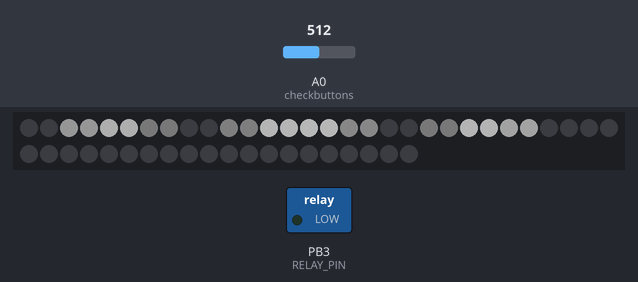
The sketch below on a simulated ATtiny85, built with avr-gcc and run on an emulated ATtiny85. Shown: 50 RGB LEDs in strip order, left to right, continuing on the next row, switched loads named in the sketch (green lamp = pin HIGH). Inputs (shaded band) come from the test bench; at power-on: A0 (checkbuttons) = 512. Dim RGB values are drawn brighter than linear; the strip is taken to match the declared colour order; random numbers use the default seed unless the sketch sets one.

Above: at 0.07 s.
At 1.24 s:
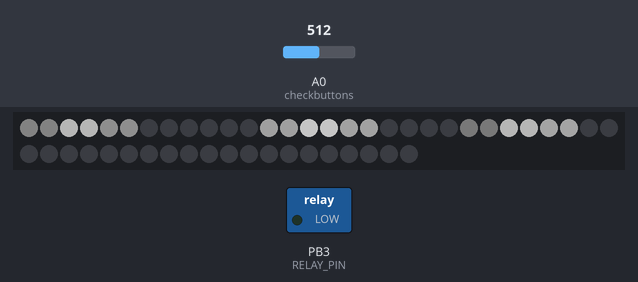
1.3 s: A0 (checkbuttons) set to 493
At 2.5 s:
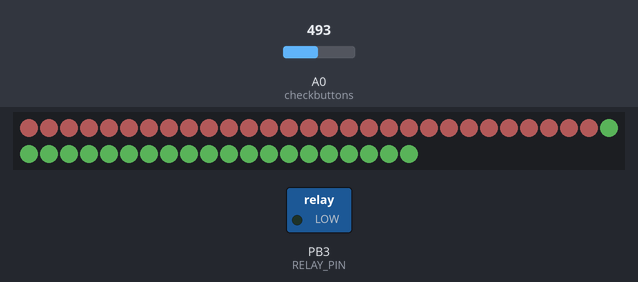
Timing chart, 0 to 4.3 s (numbered marks = the images above; inputs shaded):
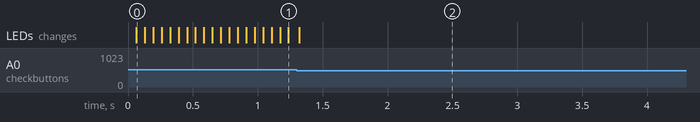

Measured:
- the behaviour switches between 512 and 511 on A0 (checkbuttons) (found by bisection; images 1 and 2)

The sketch:

storefront.ino
```cpp
// storefront.ino - main arduino sketch for storefront lighting project
// note this won't compile if it's stored on OneDrive
#include <Adafruit_NeoPixel.h>
#ifdef __AVR__
  #include <avr/power.h>
  #include <math.h>
#endif


// installation-specific constants - adjust these when using a different strip length
#define OUTPUT_PIN 5
#define RELAY_PIN 3
#define BANK1_START 0
#define BANK1_END 28
#define BANK2_START 29
#define BANK2_END 49
#define BUTTON_AVAILABLE true

// Multiglow constants
#define BRI 30
#define NUMBLOBS 4
#define COLOR_INCR_R 0.137
#define COLOR_INCR_B 0.155
#define COLOR_INCR_G 0.174
#define MULTIGLOW_THETA_INCR 0.003
#define BLOB_THETA_INCR 0.01
#define BLOB_MAX_VEL 0.005
#define BLOB_SPATIAL_DECAY 400
#define BLOB_SUBSAMPLE 2
#define FIRE_GREEN_LIMIT 0.75

// program
static int programnum = 0;
#define NUMPROGRAMS 4
// buttons
static int button1state = 0;
// multiglow
static float bloblocs[NUMBLOBS];
static float blobvels[NUMBLOBS];
static float blobthetas[NUMBLOBS];
static float blobcolors_r[NUMBLOBS];
static float blobcolors_g[NUMBLOBS];
static float blobcolors_b[NUMBLOBS];
static float multiglow_theta = 0.0;
// relay
static int relay_state = 0;

// Parameter 1 = number of pixels in strip
// Parameter 2 = Arduino pin number (most are valid)
// Parameter 3 = pixel type flags, add together as needed:
//   NEO_KHZ800  800 KHz bitstream (most NeoPixel products w/WS2812 LEDs)
//   NEO_KHZ400  400 KHz (classic 'v1' (not v2) FLORA pixels, WS2811 drivers)
//   NEO_GRB     Pixels are wired for GRB bitstream (most NeoPixel products)
//   NEO_RGB     Pixels are wired for RGB bitstream (v1 FLORA pixels, not v2)
//   NEO_RGBW    Pixels are wired for RGBW bitstream (NeoPixel RGBW products)
// Adafruit_NeoPixel strip = Adafruit_NeoPixel(50, OUTPUT_PIN, NEO_GRB + NEO_KHZ800);
Adafruit_NeoPixel strip = Adafruit_NeoPixel(50, OUTPUT_PIN, NEO_RGB + NEO_KHZ400);

// IMPORTANT: To reduce NeoPixel burnout risk, add 1000 uF capacitor across
// pixel power leads, add 300 - 500 Ohm resistor on first pixel's data input
// and minimize distance between Arduino and first pixel.  Avoid connecting
// on a live circuit...if you must, connect GND first.

void setup() {
  // This is for Trinket 5V 16MHz, you can remove these three lines if you are not using a Trinket
  #if defined (__AVR_ATtiny85__)
    if (F_CPU == 16000000) clock_prescale_set(clock_div_1);
  #endif
  // End of trinket special code

  // set initial thetas of blobs
  for (int i=0; i<NUMBLOBS; i++) {
    blobthetas[i] = float(random(628))/100.0;
    bloblocs[i] = random(100)/100.0;
    blobvels[i] = -0.01 + float(random(200))/10000.0;
    blobcolors_r[i] = float(random(100))/100.0;
    blobcolors_g[i] = float(random(100))/100.0;
    blobcolors_b[i] = float(random(100))/100.0;
  }

  Serial.begin(9600);
  pinMode(A0, INPUT);
  pinMode(RELAY_PIN, OUTPUT);
  strip.begin();
  strip.show(); // Initialize all pixels to 'off'
}


void loop() {
  if (BUTTON_AVAILABLE) {
    checkbuttons();
  }
  if (programnum == 0) {
    multiglow(10);
  }
  if (programnum == 1) {
    checkbanks(10);
  }
  if (programnum == 2) {
    allon(10);
  }
  if (programnum == 3) {
    alloff(10);
  }
}

void checkbuttons()
{
  // check button 2 - change animation
  int button1val = analogRead(A0);
  //Serial.println(button1val);
  if (button1val < 512 && button1state == 0)
  {
    // button 1 pressed brings the voltage low
    button1state = 1;

    // advance sequence
    programnum = (programnum + 1)%NUMPROGRAMS;
  }
  if (button1val > 512 && button1state == 1)
  {
    // button 1 released
    button1state = 0;
  }

}

void lamp_on()
{
  if (relay_state == 0) {
    digitalWrite(RELAY_PIN,HIGH);
    relay_state = 1;
  }
}

void lamp_off()
{
  if (relay_state == 1) {
    digitalWrite(RELAY_PIN,LOW);
    relay_state = 0;
  }

}


void multiglow(uint8_t wait)
{
  // update global theta
  multiglow_theta += MULTIGLOW_THETA_INCR;

  // update blobs
  for (uint16_t blobnum = 0; blobnum < NUMBLOBS; blobnum++) {
    // update blob thetas
    blobthetas[blobnum] += BLOB_THETA_INCR;
    // update blob velocities
    blobvels[blobnum] += -0.001 + float(random(200))/100000.0;
    if (abs(blobvels[blobnum]) > BLOB_MAX_VEL) {
      blobvels[blobnum]*=0.9;
    }
    // update blob positions
    bloblocs[blobnum] += blobvels[blobnum];
    if (bloblocs[blobnum] >= 1.0) {
      bloblocs[blobnum] = 1.0;
      // reflect position if it hits an end
      if (blobvels[blobnum]>0) {
        blobvels[blobnum] = -blobvels[blobnum];
      }
    }
    if (bloblocs[blobnum] <= 0.0) {
      bloblocs[blobnum] = 0.0;
      // reflect velocity if it hits an end
      if (blobvels[blobnum]<0) {
        blobvels[blobnum] = -blobvels[blobnum];
      }
    }
    // update blob color
    blobcolors_r[blobnum] += COLOR_INCR_R;
    if (blobcolors_r[blobnum] > 1.0) {
      blobcolors_r[blobnum] -= 1.0;
    }
    blobcolors_g[blobnum] += COLOR_INCR_G;
    if (blobcolors_g[blobnum] > 1.0) {
      blobcolors_g[blobnum] -= 1.0;
    }
    blobcolors_g[blobnum] += COLOR_INCR_R;
    if (blobcolors_g[blobnum] > 1.0) {
      blobcolors_g[blobnum] -= 1.0;
    }
  }

  // update pixels in bank 1
  float rval = 0;
  float gval = 0;
  float bval = 0;
  if (cos(multiglow_theta) > -.5) {
    lamp_off();
    for (uint16_t i= BANK1_START; i <= BANK1_END; i=i+1) {
      if (i % BLOB_SUBSAMPLE == 0) {
        // reset values for accumulation
        rval = 0;
        gval = 0;
        bval = 0;
        for (uint16_t blobnum=0; blobnum<NUMBLOBS; blobnum++) {
          // render blob blobnum for position i
          float cursorpos = float(i-BANK1_START)/float(BANK1_END-BANK1_START+1);
          float rsquared = (bloblocs[blobnum]-cursorpos)*(bloblocs[blobnum]-cursorpos);
          float blob_brightness_dynamic = (1+cos(blobthetas[blobnum]))*(.5+cos(multiglow_theta));
          float brightness = exp(-rsquared*BLOB_SPATIAL_DECAY)*blob_brightness_dynamic;
          // strip.setPixelColor(i,strip.Color(int(brightness*blobcolors_r[blobnum]),
          //                                   int(brightness*blobcolors_g[blobnum]),
          //                                   int(brightness*blobcolors_b[blobnum])));

          rval += brightness*BRI;
          gval += brightness*BRI;
          bval += brightness*BRI;
        }
      }
      strip.setPixelColor(i,strip.Color(int(rval),int(gval),int(bval)));
    }
  } else {
    for (uint16_t i= BANK1_START; i <= BANK1_END; i=i+1) {
        strip.setPixelColor(i,strip.Color(0,0,0));
    }
  }
  // update pixels in bank 2
  float fire_brightness = -3*cos(multiglow_theta);
  if (fire_brightness > 0.0) {
    // turn lamp on/off at peak of cycle
    if (fire_brightness > 2.0) {
      lamp_on();
    } else {
      lamp_off();
    }
    // set pixels to fire colors modulated by fire brightness
    for (uint16_t i= BANK2_START; i <= BANK2_END; i=i+1) {
      strip.setPixelColor(i,strip.Color(int(BRI*fire_brightness),int(random(BRI)*fire_brightness*FIRE_GREEN_LIMIT),0));
    }
  } else {
    // otherwise turn all pixels off
    for (uint16_t i= BANK2_START; i <= BANK2_END; i=i+1) {
      strip.setPixelColor(i,strip.Color(0,0,0));
    }
  }

  strip.show();
  delay(wait);
}

void checkbanks(uint8_t wait)
{
  for (uint16_t i= BANK1_START; i <= BANK1_END; i=i+1) {
    strip.setPixelColor(i,strip.Color(2*BRI,BRI,BRI));
  }
  for (uint16_t i= BANK2_START; i <= BANK2_END; i=i+1) {
    strip.setPixelColor(i,strip.Color(BRI,2*BRI,BRI));
  }

  strip.show();
  delay(wait);
}

void allon(uint8_t wait)
{
  for (uint16_t i=0; i < strip.numPixels(); i=i+1) {
    strip.setPixelColor(i,strip.Color(2*BRI,BRI,BRI));
  }

  strip.show();
  delay(wait);
}

void alloff(uint8_t wait)
{
  for (uint16_t i=0; i < strip.numPixels(); i=i+1) {
    strip.setPixelColor(i,strip.Color(0,0,0));
  }

  strip.show();
  delay(wait);
}
```
